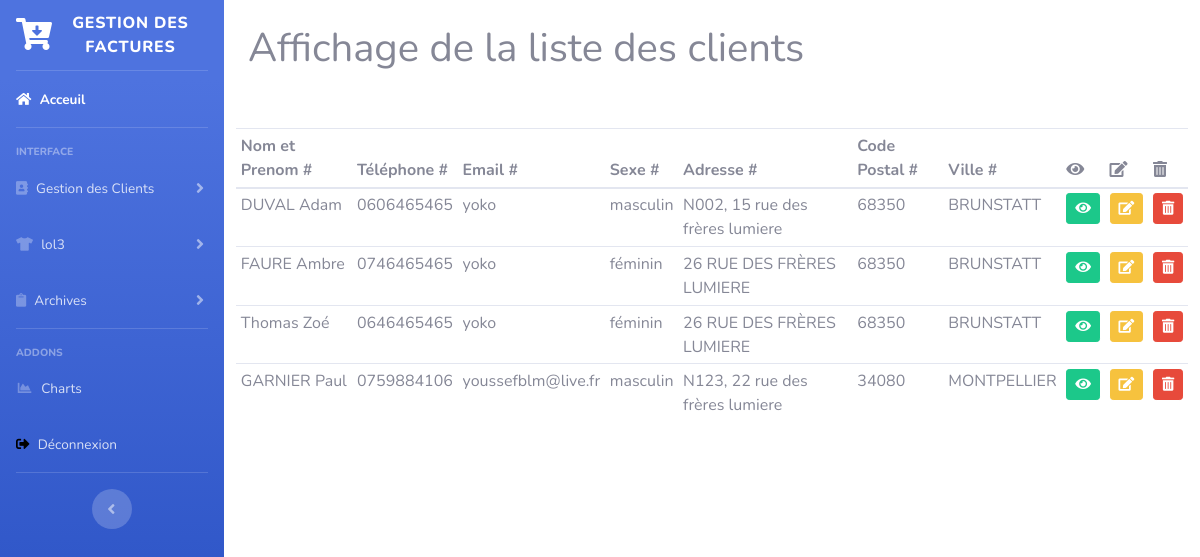
/index.php?c=client&m=listOfClients (signed in), run on the app's committed database.
### tables this page shows
CREATE TABLE IF NOT EXISTS `Client` (
  `idClient` INT NOT NULL AUTO_INCREMENT,
  `nom` VARCHAR(45) NOT NULL,
  `prenom` VARCHAR(45) NULL,
  `numero_Tel` VARCHAR(45) NOT NULL,
  `e_mail` VARCHAR(100) NOT NULL,
  `sexe` VARCHAR(45) NOT NULL,
  `date_Naissance` DATE NULL,
  `idAdresse` INT NOT NULL,
  PRIMARY KEY (`idClient`, `idAdresse`),
  INDEX `fk_Client_Adresse1_idx` (`idAdresse` ASC) ,
  CONSTRAINT `fk_Client_Adresse1`
    FOREIGN KEY (`idAdresse`)
    REFERENCES `Adresse` (`idAdresse`)
    ON DELETE NO ACTION
    ON UPDATE NO ACTION);

CREATE TABLE IF NOT EXISTS `Adresse` (
  `idAdresse` INT NOT NULL AUTO_INCREMENT,
  `Adresse` TEXT(300) NOT NULL,
  `CodePostale` INT NOT NULL,
  PRIMARY KEY (`idAdresse`, `CodePostale`),
  INDEX `fk_Adresse_CodePostale_Ville1_idx` (`CodePostale` ASC) ,
  CONSTRAINT `fk_Adresse_CodePostale_Ville1`
    FOREIGN KEY (`CodePostale`)
    REFERENCES `CodePostale_Ville` (`CodePostale`)
    ON DELETE NO ACTION
    ON UPDATE NO ACTION);

CREATE TABLE IF NOT EXISTS `CodePostale_Ville` (
  `CodePostale` INT NOT NULL,
  `ville` VARCHAR(100) NOT NULL,
  PRIMARY KEY (`CodePostale`));

### controllers/clientC.php (called while the page is built, shortened)
<?php
class ClientController
{
    public function listOfClients()
    {
        require_once MODELS . DS . 'clientM.php';
        $m = new ClientModel();
        $clients = $m->getAllClients();
        require_once CLASSES . DS . 'view.php';
        $v = new View();
        $v->setVar('clientslist', $clients);
        $v->render('clients', 'listClients');
    }
}

### classes/db.php (called while the page is built, shortened)
<?php
class Database
{
    private static $bdd = null;
    public static function getBdd() {
        if(is_null(self::$bdd)) {
            self::$bdd = new PDO("mysql:host=localhost;dbname=facture_db", 'root', 'sirine');
        }
        return self::$bdd;
    }
}
?>

### models/clientM.php (called while the page is built, shortened)
<?php
require_once CLASSES . DS . 'db.php';
class ClientModel
{
    public function getAllClients()
    {
        $sql = "    SELECT *
                    FROM client AS c
                    INNER JOIN 	adresse AS a ON c.idAdresse = a.idAdresse
                    INNER JOIN 	codepostale_ville AS cv ON a.CodePostale = cv.CodePostale
                ";
        try {
            $req = Database::getBdd()->prepare($sql);
            $req->execute();
            return $req->fetchAll();
        } catch (PDOException $e) {
            print "Erreur !: " . $e->getMessage() . "<br/>";
            die();
        }
    }
}

### views/clients/listClients.php (the view)
<main role="main" class="container">
    <div class="starter-template">
    <br>  <h1>Affichage de la liste des clients</h1>
    </div>
<br><br>
  <div class="row">
    <table class="table table-sm">
    <thead>
      <tr>
        <th scope="col">Nom et Prenom #</th>
        <th scope="col">Téléphone #</th>
        <th scope="col">Email #</th>
        <th scope="col">Sexe #</th>
        <th scope="col">Adresse #</th>
        <th scope="col">Code Postal #</th>
        <th scope="col">Ville #</th>
        <th scope="col"><i class="fas fa-eye"></i></th>
        <th scope="col"><i class="fas fa-edit"></i></th>
        <th scope="col"><i class="fas fa-trash-alt"></i></th>
      </tr>
    </thead>
    <tbody>
    <?php foreach ($clientslist as $client){
      ?>
      <tr>
        <td><?php if (isset($client['nom'])) echo $client['nom']." ".$client['prenom']; ?></td>
        <td><?php if (isset($client['numero_Tel'])) echo $client['numero_Tel']; ?></td>
        <td><?php if (isset($client['e_mail'])) echo $client['e_mail']; ?></td>
        <td><?php if (isset($client['sexe'])) echo $client['sexe']; ?></td>
        <td><?php if (isset($client['Adresse'])) echo $client['Adresse']; ?></td>
        <td><?php if (isset($client['CodePostale'])) echo $client['CodePostale']; ?></td>
        <td><?php if (isset($client['ville'])) echo $client['ville']; ?></td>
        <td><?php if (isset($client['idClient'])) echo '<a href="index.php?c=employee&m=view&id='.$client['idClient'].'" data-toggle="tooltip" title="Voir" class="btn btn-success btn-sm"><i class="fas fa-eye"></i></a>';?></td>
        <td><?php if (isset($client['idClient'])) echo '<a href="index.php?c=clients&m=editclient&id='.$client['idClient'].'" data-toggle="tooltip" title="Modifier" class="btn btn-warning  btn-sm"><i class="fas fa-edit"></i></a>';?></td>
        <td><?php if (isset($client['idClient'])) echo '<a href="index.php?c=clients&m=deleteclient&id='.$client['idClient'].'" data-toggle="tooltip" title="Supprimer" class="btn btn-danger btn-sm"><i class="fas fa-trash-alt"></i></a>';?></td>
      </tr>
    <?php }?>
    </tbody>
    </table>
  </div>
</main>

### index.php (shortened to what this page needs)
<?php
if (isset($_GET['m'])){
  $method=strtolower(trim($_GET['m']));
}else{
	$method='index';
}
if (isset($_GET['id'])){
$id=strtolower(trim($_GET['id']));
}else{
$id=null;
}
$c=new $controllerclassname();
if (!is_null($id))
  $c->$method($id);
else
  $c->$method();
?>

### views/common/header.php (shortened to what this page needs)
<!DOCTYPE html>
<html lang="fr">
<head>
  <link href="./views/vendors/fontawesome-free/css/all.min.css" rel="stylesheet" type="text/css">
  <link href="./views/vendors/css/sb-admin-2.min.css" rel="stylesheet">
  <link href="./views/vendors/css/mycss.css" rel="stylesheet">
</head>
<body id="page-top">
  <div id="wrapper">

### views/common/navbar.php (shortened to what this page needs)
<ul class="navbar-nav bg-gradient-primary sidebar sidebar-dark accordion" id="accordionSidebar">
  <a class="sidebar-brand d-flex align-items-center justify-content-center" href="#">
    <div class="sidebar-brand-icon ">
    <i class="fas fa-cart-arrow-down"></i>
    </div>
    <div class="sidebar-brand-text mx-3">Gestion des factures</div>
  </a>
  <hr class="sidebar-divider my-0">
  <li class="nav-item active">
    <a class="nav-link" href="index.php">
    <i class="fas fa-home"></i>
      <span>Acceuil</span></a>
  </li>
  <hr class="sidebar-divider">
  <div class="sidebar-heading">
    Interface
  </div>
  <li class="nav-item">
    <a class="nav-link collapsed" href="#" data-toggle="collapse" data-target="#collapseTwo" aria-expanded="true" aria-controls="collapseTwo">
    <i class="fas fa-address-book"></i>
      <span>Gestion des Clients</span>
    </a>
  </li>
  <li class="nav-item">
    <a class="nav-link collapsed" href="#" data-toggle="collapse" data-target="#collapseUtilities" aria-expanded="true" aria-controls="collapseUtilities">
    <i class="fas fa-tshirt"></i>
      <span>lol3</span>
    </a>
  </li>
  <li class="nav-item">
    <a class="nav-link collapsed" href="#" data-toggle="collapse" data-target="#collapseArchive" aria-expanded="true" aria-controls="collapseArchive">
      <i class="fas fa-clipboard"></i>
      <span>Archives</span>
    </a>
  </li>
  <hr class="sidebar-divider">
  <div class="sidebar-heading">
    Addons
  </div>
  <li class="nav-item">
    <a class="nav-link" href="charts.html">
      <i class="fas fa-fw fa-chart-area"></i>
      <span>Charts</span></a>
  </li>
  <li class="nav-item">
    <a class="nav-link" href="index.php?c=login&m=logout">
    <i style="color:black" class="fas fa-sign-out-alt"></i>
      <span>Déconnexion</span></a>
  </li>
  <hr class="sidebar-divider d-none d-md-block">
  <div class="text-center d-none d-md-inline">
    <button class="rounded-circle border-0" id="sidebarToggle"></button>
  </div>
</ul>

### classes/view.php (shortened to what this page needs)
<?php
class View {
  public function render($controllername,$viewname){
    include VIEWS.DS.'common'.DS.'header.php';
    include VIEWS.DS.'common'.DS.'navbar.php';
    echo '<body>';
    include VIEWS.DS.strtolower($controllername).DS.strtolower($viewname).'.php';
  }
}
?>

### data on the page
client: nom "DUVAL", prenom "Adam", numero_Tel "0606465465", e_mail "yoko", sexe "masculin", adresse.Adresse "N002, 15 rue des frères lumiere", codepostale_ville.CodePostale "68350", codepostale_ville.ville "BRUNSTATT"
client: nom "FAURE", prenom "Ambre", numero_Tel "0746465465", e_mail "yoko", sexe "féminin", adresse.Adresse "26 RUE DES FRÈRES LUMIERE", codepostale_ville.CodePostale "68350", codepostale_ville.ville "BRUNSTATT"
client: nom "Thomas", prenom "Zoé", numero_Tel "0646465465", e_mail "yoko", sexe "féminin", adresse.Adresse "26 RUE DES FRÈRES LUMIERE", codepostale_ville.CodePostale "68350", codepostale_ville.ville "BRUNSTATT"
client: nom "GARNIER", prenom "Paul", numero_Tel "0759884106", e_mail "youssefblm@live.fr", sexe "masculin", adresse.Adresse "N123, 22 rue des frères lumiere", codepostale_ville.CodePostale "34080", codepostale_ville.ville "MONTPELLIER"
